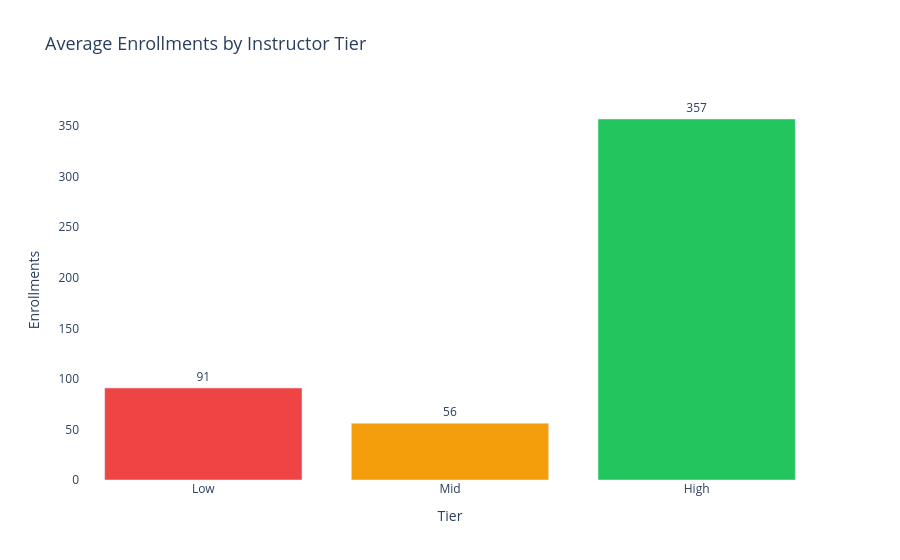

The notebook cell this image was saved under:
### Code cell
fig5=px.bar(
    tier_avg, 
    x="Tier", 
    y="Enrollments", 
    title="Average Enrollments by Instructor Tier", 
    color="Tier", 
    color_discrete_map={
        "Low": "#EF4444", 
        "Mid": "#F59E0B", 
        "High": "#22C55E"
    }, 
    text="Enrollments"
)
fig5.update_traces(textposition="outside")
fig5.update_layout(
    plot_bgcolor="white" , 
    title_font_size=18, 
    showlegend=False
)

fig5.show()

### Figure 1 — Plotly figure (JSON) as saved in the notebook; plotly's stock layout.template omitted (floating-point values rounded to 4 significant figures)
{"data": [{"hovertemplate": "Tier=%{x}<br>Enrollments=%{text}<extra></extra>", "legendgroup": "Low", "marker": {"color": "#EF4444", "pattern": {"shape": ""}}, "name": "Low", "orientation": "v", "showlegend": true, "text": [91.0], "textposition": "outside", "type": "bar", "x": ["Low"], "xaxis": "x", "y": [91.0], "yaxis": "y"}, {"hovertemplate": "Tier=%{x}<br>Enrollments=%{text}<extra></extra>", "legendgroup": "Mid", "marker": {"color": "#F59E0B", "pattern": {"shape": ""}}, "name": "Mid", "orientation": "v", "showlegend": true, "text": [56.0], "textposition": "outside", "type": "bar", "x": ["Mid"], "xaxis": "x", "y": [56.0], "yaxis": "y"}, {"hovertemplate": "Tier=%{x}<br>Enrollments=%{text}<extra></extra>", "legendgroup": "High", "marker": {"color": "#22C55E", "pattern": {"shape": ""}}, "name": "High", "orientation": "v", "showlegend": true, "text": [357.0], "textposition": "outside", "type": "bar", "x": ["High"], "xaxis": "x", "y": [357.0], "yaxis": "y"}], "layout": {"barmode": "relative", "legend": {"title": {"text": "Tier"}, "tracegroupgap": 0}, "plot_bgcolor": "white", "showlegend": false, "title": {"font": {"size": 18}, "text": "Average Enrollments by Instructor Tier"}, "xaxis": {"anchor": "y", "categoryarray": ["Low", "Mid", "High"], "categoryorder": "array", "domain": [0, 1], "title": {"text": "Tier"}}, "yaxis": {"anchor": "x", "domain": [0, 1], "title": {"text": "Enrollments"}}}}
